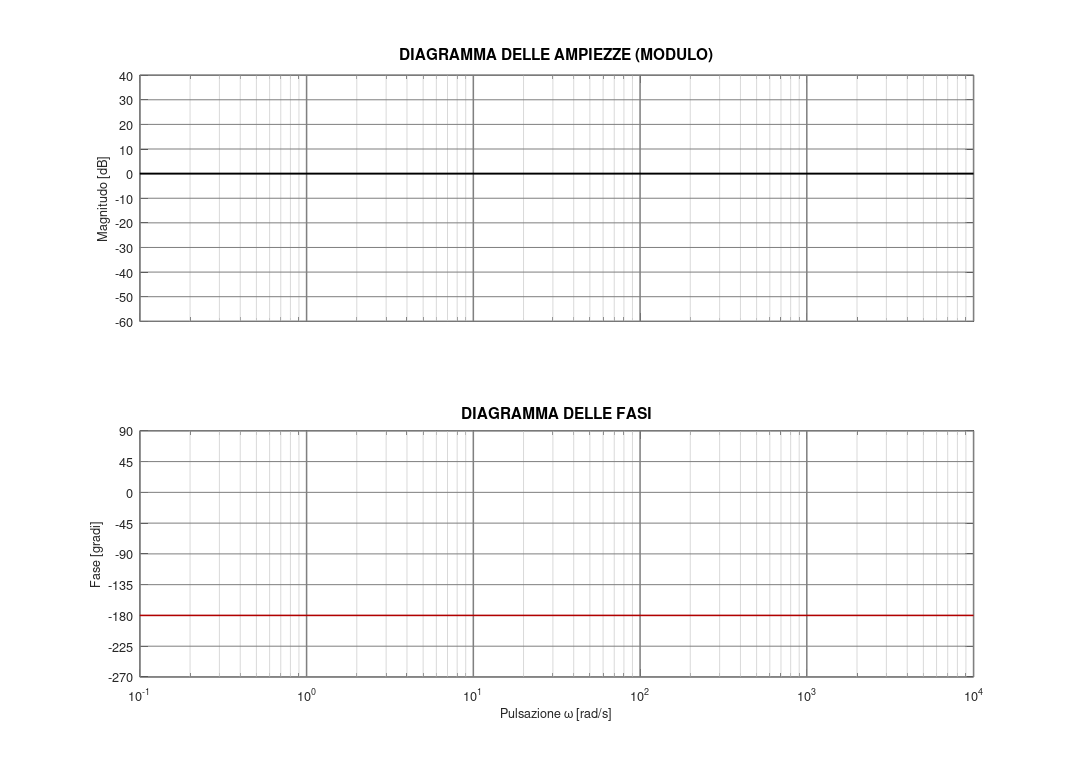

This figure's MATLAB source:
clear; clc; close all;

% =========================================================================
% CONFIGURAZIONE DELLA CARTA LOGARITMICA
% =========================================================================
w_min = 10^(-1);  % Frequenza minima (rad/s)
w_max = 10^(4);   % Frequenza massima (rad/s)

mag_min = -60;    % Modulo minimo (dB)
mag_max = 40;     % Modulo massimo (dB)
mag_step = 10;    % Passo della griglia principale del modulo

phase_min = -270; % Fase minima (gradi)
phase_max = 90;   % Fase massima (gradi)
phase_step = 45;  % Passo della griglia principale della fase

% =========================================================================
% CREAZIONE DELLA FIGURA (Formato A4 Orizzontale per la stampa)
% =========================================================================
hFig = figure('Name', 'Carta Logaritmica per Diagrammi di Bode', ...
              'Units', 'centimeters', 'Position', [1, 1, 29.7, 21], ...
              'PaperOrientation', 'landscape', 'PaperType', 'A4', ...
              'PaperPositionMode', 'auto');

% --- SUBPLOT 1: CARTA PER IL MODULO (dB) ---
ax1 = subplot(2, 1, 1);
% Definiamo i vettori per la griglia logaritmica fitta
decades = log10(w_min):log10(w_max);
w_grid = [];
for d = decades(1:end-1)
    w_grid = [w_grid, (10^d)*(1:9)]; %#ok<AGROW>
end
w_grid = [w_grid, w_max];

% Tracciamento linee verticali della griglia logaritmica (Frequenze)
for i = 1:length(w_grid)
    if mod(log10(w_grid(i)), 1) == 0
        % Linee delle decadi principali (più spesse)
        semilogx([w_grid(i) w_grid(i)], [mag_min mag_max], 'Color', [0.5 0.5 0.5], 'LineWidth', 1.2);
    else
        % Linee delle sotto-divisioni logaritmiche (più sottili)
        semilogx([w_grid(i) w_grid(i)], [mag_min mag_max], 'Color', [0.85 0.85 0.85], 'LineWidth', 0.5);
    end
    hold on;
end

% Tracciamento linee orizzontali (dB)
mag_grid = mag_min:mag_step:mag_max;
for m = mag_grid
    semilogx([w_min w_max], [m m], 'Color', [0.5 0.5 0.5], 'LineWidth', 0.8);
end
% Evidenzia lo zero dB se presente nell'intervallo
if mag_min <= 0 && mag_max >= 0
    semilogx([w_min w_max], [0 0], 'Color', [0 0 0], 'LineWidth', 1.5);
end

% Proprietà grafiche Modulo
grid off; % Disattiviamo la griglia nativa per usare la nostra personalizzata fitta
xlim([w_min w_max]);
ylim([mag_min mag_max]);
set(ax1, 'XScale', 'log', 'XTick', 10.^decades, 'YTick', mag_grid);
title('DIAGRAMMA DELLE AMPIEZZE (MODULO)', 'FontSize', 12, 'FontWeight', 'bold');
ylabel('Magnitudo [dB]', 'FontSize', 10);
set(ax1, 'XTickLabel', []); % Rimuove le etichette delle frequenze dal primo grafico per pulizia

% --- SUBPLOT 2: CARTA PER LA FASE (Gradi) ---
ax2 = subplot(2, 1, 2);

% Tracciamento linee verticali della griglia logaritmica (Frequenze)
for i = 1:length(w_grid)
    if mod(log10(w_grid(i)), 1) == 0
        semilogx([w_grid(i) w_grid(i)], [phase_min phase_max], 'Color', [0.5 0.5 0.5], 'LineWidth', 1.2);
    else
        semilogx([w_grid(i) w_grid(i)], [phase_min phase_max], 'Color', [0.85 0.85 0.85], 'LineWidth', 0.5);
    end
    hold on;
end

% Tracciamento linee orizzontali (Fase)
phase_grid = phase_min:phase_step:phase_max;
for p = phase_grid
    semilogx([w_min w_max], [p p], 'Color', [0.5 0.5 0.5], 'LineWidth', 0.8);
end
% Evidenzia i -180 gradi e lo 0 se presenti
if phase_min <= -180 && phase_max >= -180
    semilogx([w_min w_max], [-180 -180], 'Color', [0.7 0 0], 'LineWidth', 1.2); % Linea rossa critica per Nyquist/Bode
end

% Proprietà grafiche Fase
grid off;
xlim([w_min w_max]);
ylim([phase_min phase_max]);
set(ax2, 'XScale', 'log', 'XTick', 10.^decades, 'YTick', phase_grid);
title('DIAGRAMMA DELLE FASI', 'FontSize', 12, 'FontWeight', 'bold');
xlabel('Pulsazione \omega [rad/s]', 'FontSize', 10);
ylabel('Fase [gradi]', 'FontSize', 10);

% Link degli assi per lo zoom sincronizzato se si consulta a schermo
linkaxes([ax1, ax2], 'x');

% =========================================================================
% COMANDO DI STAMPA AUTOMATICA
% =========================================================================
% Rende lo sfondo della figura bianco per evitare sprechi di inchiostro
set(hFig, 'Color', 'w');

% Rinfresca la grafica prima della stampa
drawnow;

% Chiede all'utente se desidera stampare o salvare direttamente
scelta = questdlg('Vuoi inviare la carta logaritmica alla stampante o salvarla come PDF?', ...
	'Opzioni di Stampa', ...
	'Invia alla stampante','Salva come PDF','Annulla','Salva come PDF');

switch scelta
    case 'Invia alla stampante'
        printdlg(hFig); % Apre l'interfaccia di stampa di sistema
    case 'Salva come PDF'
        [file, path] = uiputfile('*.pdf', 'Salva Carta Logaritmica come', 'Carta_Bode.pdf');
        if file ~= 0
            exportgraphics(hFig, fullfile(path, file), 'ContentType', 'vector');
            msgbox('File PDF vettoriale salvato con successo!', 'Operazione Completata');
        end
end
